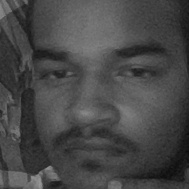
#> input picture face  detection/rohit.jpg, 189 x 189 px
$ python face_detect_cv3.py
#> lines starting #> are read from the running program, lines starting #| are printed output that depends on the picture; after the words box and inside, x2 and y2 are one past the last pixel; in counts of white or black regions, pixels touching at a corner belong together
import cv2                                          # use OpenCV version 2 in this program
import sys                                          # this line helps to get the images from the computer's directory

# Get user supplied values
imagePath = 'rohit.jpg'                            #get the abba image
cascPath = "haarcascade_frontalface_default.xml"    # use the OpenCV face detection tool

# Create the haar cascade
faceCascade = cv2.CascadeClassifier(cascPath)       # starts/initializes the cascade process which will eventually detect face

# Read the image
image = cv2.imread(imagePath)                       #check the image and store in image variable
#> image is the input picture: shape (189, 189, 3); min 11, max 151, mean 71.6
gray = cv2.cvtColor(image, cv2.COLOR_BGR2GRAY)      #convert the image into grayscale or gray image without color

# Detect faces in the image
faces = faceCascade.detectMultiScale(               #detectMultiScale is the function to detect face in the image
    gray,                                           # detect gray image
    scaleFactor=1.1,                                # some faces are closer to the image than faces in the back. Scale factor checks those info
    minNeighbors=5,                                 # The detection method uses a moving window to detect faces. minNeighbors defines how many
                                                    # faces are detected near the current one before it decales the face found
    minSize=(30, 30)                                # gives the size of each window
)
#> faces = [[14, 10, 163, 163]]

print("Found {0} faces!".format(len(faces)))        # prints how many faces are found
#| Found 1 faces!

# Draw a rectangle around the faces
for (x, y, w, h) in faces:                                       #this fuction returns a list of rectangles where it found faces and
    cv2.rectangle(image, (x, y), (x+w, y+h), (0, 255, 0), 2)     #keeps on looping where it found something
#> this loop made 1 pass
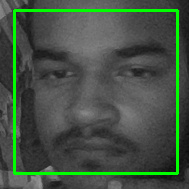
#> image: shape (189, 189, 3); 5.46% of pixels changed, all inside (x1, y1, x2, y2) = (13, 9, 179, 175)

cv2.imshow("Faces found", image)                    #diaplay the image
cv2.waitKey(0)                                      #wait for the user to enter a key

$ run again, with face  detection/mohit.jpg copied over face  detection/rohit.jpg
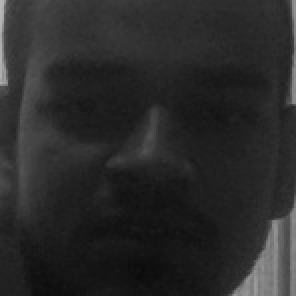
#> input picture face  detection/mohit.jpg, 148 x 148 px (shown 2 times larger)
#> image is the input picture: shape (148, 148, 3); min 10, max 185, mean 41.8
#> faces = [[8, 8, 133, 133]]
#| Found 1 faces!
#> the loop `for (x, y, w, h) in faces:` made 1 pass
#> after the loop `for (x, y, w, h) in faces:`:
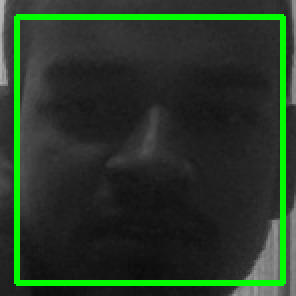
#> image: shape (148, 148, 3) (shown 2 times larger); 7.27% of pixels changed, all inside (x1, y1, x2, y2) = (7, 7, 143, 143)
